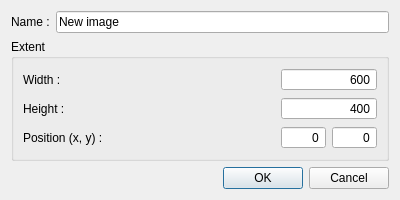
<?xml version="1.0" encoding="UTF-8"?>
<ui version="4.0">
 <class>NewLayerDialog</class>
 <widget class="QDialog" name="NewLayerDialog">
  <property name="geometry">
   <rect>
    <x>0</x>
    <y>0</y>
    <width>400</width>
    <height>180</height>
   </rect>
  </property>
  <property name="windowTitle">
   <string>Create new image layer</string>
  </property>
  <layout class="QVBoxLayout" name="verticalLayout">
   <item>
    <layout class="QHBoxLayout" name="horizontalLayout">
     <item>
      <widget class="QLabel" name="label_4">
       <property name="text">
        <string>Name :</string>
       </property>
      </widget>
     </item>
     <item>
      <widget class="QLineEdit" name="_name">
       <property name="text">
        <string>New image</string>
       </property>
      </widget>
     </item>
    </layout>
   </item>
   <item>
    <widget class="QGroupBox" name="groupBox">
     <property name="title">
      <string>Extent</string>
     </property>
     <layout class="QGridLayout" name="gridLayout_2">
      <item row="2" column="0">
       <widget class="QLabel" name="label_3">
        <property name="text">
         <string>Position (x, y) :</string>
        </property>
       </widget>
      </item>
      <item row="2" column="2">
       <widget class="QSpinBox" name="_x">
        <property name="alignment">
         <set>Qt::AlignRight|Qt::AlignTrailing|Qt::AlignVCenter</set>
        </property>
        <property name="buttonSymbols">
         <enum>QAbstractSpinBox::NoButtons</enum>
        </property>
        <property name="maximum">
         <number>10000</number>
        </property>
       </widget>
      </item>
      <item row="2" column="3">
       <widget class="QSpinBox" name="_y">
        <property name="alignment">
         <set>Qt::AlignRight|Qt::AlignTrailing|Qt::AlignVCenter</set>
        </property>
        <property name="buttonSymbols">
         <enum>QAbstractSpinBox::NoButtons</enum>
        </property>
        <property name="maximum">
         <number>10000</number>
        </property>
       </widget>
      </item>
      <item row="1" column="2" colspan="2">
       <widget class="QSpinBox" name="_height">
        <property name="alignment">
         <set>Qt::AlignRight|Qt::AlignTrailing|Qt::AlignVCenter</set>
        </property>
        <property name="buttonSymbols">
         <enum>QAbstractSpinBox::NoButtons</enum>
        </property>
        <property name="minimum">
         <number>10</number>
        </property>
        <property name="maximum">
         <number>2000</number>
        </property>
        <property name="value">
         <number>400</number>
        </property>
       </widget>
      </item>
      <item row="0" column="0">
       <widget class="QLabel" name="label">
        <property name="text">
         <string>Width :</string>
        </property>
       </widget>
      </item>
      <item row="1" column="0">
       <widget class="QLabel" name="label_2">
        <property name="text">
         <string>Height :</string>
        </property>
       </widget>
      </item>
      <item row="0" column="2" colspan="2">
       <widget class="QSpinBox" name="_width">
        <property name="frame">
         <bool>true</bool>
        </property>
        <property name="alignment">
         <set>Qt::AlignRight|Qt::AlignTrailing|Qt::AlignVCenter</set>
        </property>
        <property name="buttonSymbols">
         <enum>QAbstractSpinBox::NoButtons</enum>
        </property>
        <property name="minimum">
         <number>10</number>
        </property>
        <property name="maximum">
         <number>2000</number>
        </property>
        <property name="value">
         <number>600</number>
        </property>
       </widget>
      </item>
      <item row="0" column="1">
       <spacer name="horizontalSpacer">
        <property name="orientation">
         <enum>Qt::Horizontal</enum>
        </property>
        <property name="sizeHint" stdset="0">
         <size>
          <width>40</width>
          <height>20</height>
         </size>
        </property>
       </spacer>
      </item>
     </layout>
    </widget>
   </item>
   <item>
    <widget class="QDialogButtonBox" name="buttonBox">
     <property name="orientation">
      <enum>Qt::Horizontal</enum>
     </property>
     <property name="standardButtons">
      <set>QDialogButtonBox::Cancel|QDialogButtonBox::Ok</set>
     </property>
    </widget>
   </item>
  </layout>
 </widget>
 <resources/>
 <connections>
  <connection>
   <sender>buttonBox</sender>
   <signal>accepted()</signal>
   <receiver>NewLayerDialog</receiver>
   <slot>accept()</slot>
   <hints>
    <hint type="sourcelabel">
     <x>248</x>
     <y>254</y>
    </hint>
    <hint type="destinationlabel">
     <x>157</x>
     <y>274</y>
    </hint>
   </hints>
  </connection>
  <connection>
   <sender>buttonBox</sender>
   <signal>rejected()</signal>
   <receiver>NewLayerDialog</receiver>
   <slot>reject()</slot>
   <hints>
    <hint type="sourcelabel">
     <x>316</x>
     <y>260</y>
    </hint>
    <hint type="destinationlabel">
     <x>286</x>
     <y>274</y>
    </hint>
   </hints>
  </connection>
 </connections>
</ui>
